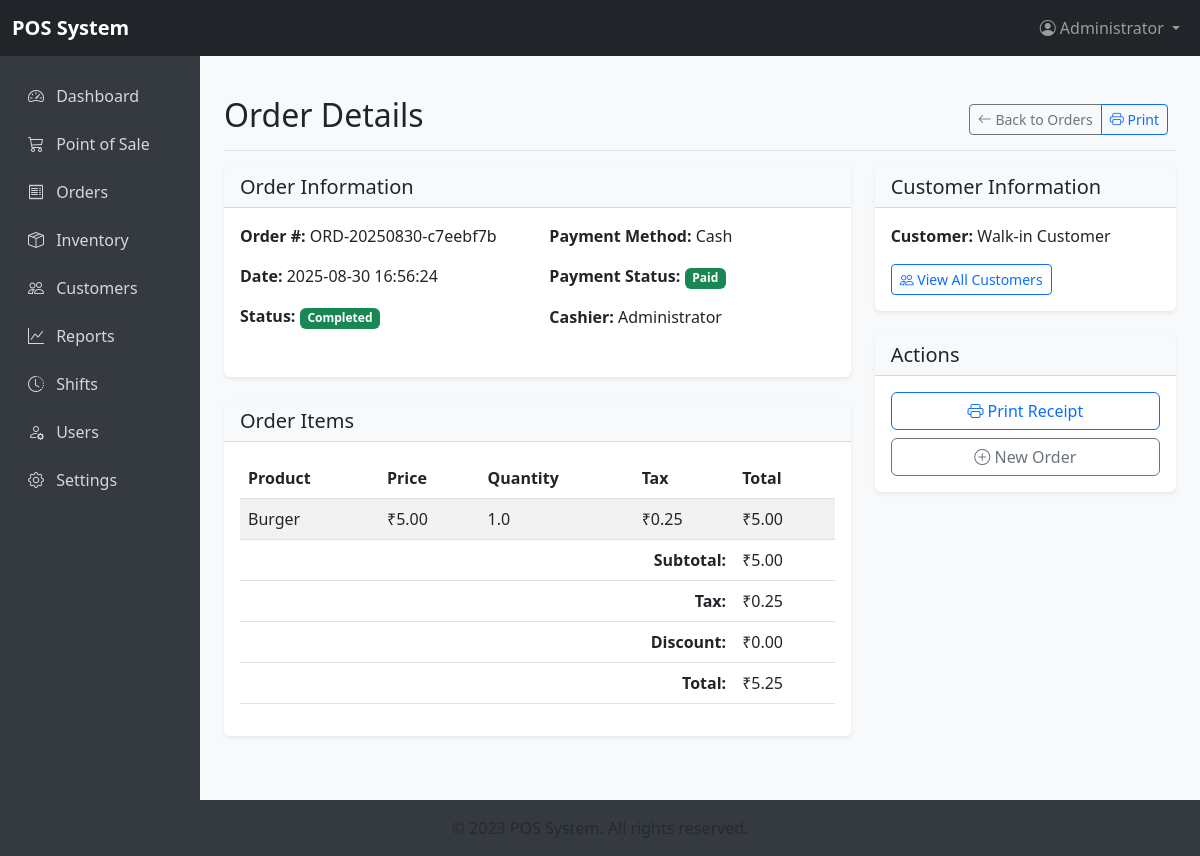
The app's page /orders/2 (signed in) with its own data.
### tables this page shows
CREATE TABLE users (
        id INTEGER PRIMARY KEY AUTOINCREMENT,
        username TEXT UNIQUE NOT NULL,
        password TEXT NOT NULL,
        role TEXT NOT NULL,
        name TEXT,
        email TEXT,
        phone TEXT,
        active INTEGER DEFAULT 1
    );

CREATE TABLE orders (
        id INTEGER PRIMARY KEY AUTOINCREMENT,
        order_number TEXT UNIQUE NOT NULL,
        user_id INTEGER,
        customer_id INTEGER,
        table_id INTEGER,
        status TEXT DEFAULT 'pending',
        order_date TEXT NOT NULL,
        total_amount REAL NOT NULL,
        tax_amount REAL DEFAULT 0,
        discount_amount REAL DEFAULT 0,
        payment_method TEXT,
        payment_status TEXT DEFAULT 'pending',
        notes TEXT,
        FOREIGN KEY (user_id) REFERENCES users(id),
        FOREIGN KEY (customer_id) REFERENCES customers(id)
    );

CREATE TABLE order_items (
        id INTEGER PRIMARY KEY AUTOINCREMENT,
        order_id INTEGER,
        product_id INTEGER,
        quantity REAL NOT NULL,
        price REAL NOT NULL,
        tax_rate REAL DEFAULT 0,
        discount REAL DEFAULT 0,
        notes TEXT,
        FOREIGN KEY (order_id) REFERENCES orders(id),
        FOREIGN KEY (product_id) REFERENCES products(id)
    );

CREATE TABLE products (
        id INTEGER PRIMARY KEY AUTOINCREMENT,
        name TEXT NOT NULL,
        description TEXT,
        category_id INTEGER,
        price REAL NOT NULL,
        cost_price REAL,
        barcode TEXT,
        stock INTEGER DEFAULT 0,
        min_stock INTEGER DEFAULT 0,
        image BLOB,
        active INTEGER DEFAULT 1,
        tax_rate REAL DEFAULT 0,
        FOREIGN KEY (category_id) REFERENCES categories(id)
    );

### flaskApp/app.py (the view)
@app.route('/orders/<int:order_id>')
@login_required
def order_detail(order_id):
    conn = get_db_connection()
    order = conn.execute("""
    SELECT o.*, c.name as customer_name, u.name as user_name
    FROM orders o
    LEFT JOIN customers c ON o.customer_id = c.id
    LEFT JOIN users u ON o.user_id = u.id
    WHERE o.id = ?
    """, (order_id,)).fetchone()
    if not order:
        conn.close()
        flash('Order not found', 'danger')
        return redirect(url_for('orders'))
    order_items = conn.execute("""
    SELECT oi.*, p.name as product_name
    FROM order_items oi
    JOIN products p ON oi.product_id = p.id
    WHERE oi.order_id = ?
    """, (order_id,)).fetchall()
    conn.close()
    return render_template('order_detail.html', order=order, order_items=order_items)

### flaskApp/app.py (called while the page is built)
def get_db_connection():
    conn = sqlite3.connect(DB_PATH)
    conn.row_factory = sqlite3.Row
    return conn

def login_required(f):
    @wraps(f)
    def decorated_function(*args, **kwargs):
        if 'user_id' not in session:
            return redirect(url_for('login'))
        return f(*args, **kwargs)
    return decorated_function

### flaskApp/templates/order_detail.html (shortened to what this page needs)
{% extends "base.html" %}
{% block content %}
<div class="d-flex justify-content-between flex-wrap flex-md-nowrap align-items-center pt-3 pb-2 mb-3 border-bottom">
    <h1 class="h2">Order Details</h1>
    <div class="btn-toolbar mb-2 mb-md-0">
        <div class="btn-group me-2">
            <a href="{{ url_for('orders') }}" class="btn btn-sm btn-outline-secondary">
                <i class="bi bi-arrow-left"></i> Back to Orders
            </a>
            <button class="btn btn-sm btn-outline-primary" onclick="window.print()">
                <i class="bi bi-printer"></i> Print
            </button>
        </div>
    </div>
</div>
<div class="row">
    <div class="col-md-8">
        <div class="card mb-4">
            <div class="card-header">
                <h5 class="mb-0">Order Information</h5>
            </div>
            <div class="card-body">
                <div class="row mb-3">
                    <div class="col-md-6">
                        <p><strong>Order #:</strong> {{ order.order_number }}</p>
                        <p><strong>Date:</strong> {{ order.order_date }}</p>
                        <p><strong>Status:</strong>
                            <span class="badge bg-{{ 'success' if order.status == 'completed' else 'warning' if order.status == 'pending' else 'danger' }}">
                                {{ order.status|title }}
                            </span>
                        </p>
                    </div>
                    <div class="col-md-6">
                        <p><strong>Payment Method:</strong> {{ order.payment_method or 'N/A' }}</p>
                        <p><strong>Payment Status:</strong>
                            <span class="badge bg-{{ 'success' if order.payment_status == 'paid' else 'warning' if order.payment_status == 'pending' else 'danger' }}">
                                {{ order.payment_status|title }}
                            </span>
                        </p>
                        <p><strong>Cashier:</strong> {{ order.user_name }}</p>
                    </div>
                </div>
            </div>
        </div>
        <div class="card">
            <div class="card-header">
                <h5 class="mb-0">Order Items</h5>
            </div>
            <div class="card-body">
                <div class="table-responsive">
                    <table class="table table-striped">
                        <thead>
                            <tr>
                                <th>Product</th>
                                <th>Price</th>
                                <th>Quantity</th>
                                <th>Tax</th>
                                <th>Total</th>
                            </tr>
                        </thead>
                        <tbody>
                            {% for item in order_items %}
                            <tr>
                                <td>{{ item.product_name }}</td>
                                <td>₹{{ "%.2f"|format(item.price) }}</td>
                                <td>{{ item.quantity }}</td>
                                <td>₹{{ "%.2f"|format(item.price * item.quantity * item.tax_rate / 100) }}</td>
                                <td>₹{{ "%.2f"|format(item.price * item.quantity) }}</td>
                            </tr>
                            {% else %}
                            <tr>
                                <td colspan="5" class="text-center">No items found</td>
                            </tr>
                            {% endfor %}
                        </tbody>
                        <tfoot>
                            <tr>
                                <td colspan="4" class="text-end"><strong>Subtotal:</strong></td>
                                <td>₹{{ "%.2f"|format(order.total_amount - order.tax_amount - order.discount_amount) }}</td>
                            </tr>
                            <tr>
                                <td colspan="4" class="text-end"><strong>Tax:</strong></td>
                                <td>₹{{ "%.2f"|format(order.tax_amount) }}</td>
                            </tr>
                            <tr>
                                <td colspan="4" class="text-end"><strong>Discount:</strong></td>
                                <td>₹{{ "%.2f"|format(order.discount_amount) }}</td>
                            </tr>
                            <tr>
                                <td colspan="4" class="text-end"><strong>Total:</strong></td>
                                <td>₹{{ "%.2f"|format(order.total_amount) }}</td>
                            </tr>
                        </tfoot>
                    </table>
                </div>
            </div>
        </div>
    </div>
    <div class="col-md-4">
        <div class="card mb-4">
            <div class="card-header">
                <h5 class="mb-0">Customer Information</h5>
            </div>
            <div class="card-body">
                {% if order.customer_name %}
                <p><strong>Name:</strong> {{ order.customer_name }}</p>
                {% else %}
                <p><strong>Customer:</strong> Walk-in Customer</p>
                {% endif %}
                <div class="mt-3">
                    <a href="{{ url_for('customers') }}" class="btn btn-sm btn-outline-primary">
                        <i class="bi bi-people"></i> View All Customers
                    </a>
                </div>
            </div>
        </div>
        <div class="card">
            <div class="card-header">
                <h5 class="mb-0">Actions</h5>
            </div>
            <div class="card-body">
                <div class="d-grid gap-2">
                    <button class="btn btn-outline-primary" onclick="window.print()">
                        <i class="bi bi-printer"></i> Print Receipt
                    </button>
                    <a href="{{ url_for('pos') }}" class="btn btn-outline-secondary">
                        <i class="bi bi-plus-circle"></i> New Order
                    </a>
                </div>
            </div>
        </div>
    </div>
</div>
{% endblock %}

### flaskApp/templates/base.html (shortened to what this page needs)
<!DOCTYPE html>
<html lang="en">
<head>
    <link href="https://cdn.jsdelivr.net/npm/bootstrap@5.3.0/dist/css/bootstrap.min.css" rel="stylesheet">
    <link rel="stylesheet" href="https://cdn.jsdelivr.net/npm/bootstrap-icons@1.10.0/font/bootstrap-icons.css">
</head>
<body>
    <nav class="navbar navbar-expand-lg navbar-dark bg-dark">
        <div class="container-fluid">
            <a class="navbar-brand" href="{{ url_for('dashboard') }}">POS System</a>
            <div class="navbar-nav ms-auto">
                {% if session.user_id %}
                <div class="nav-item dropdown">
                    <a class="nav-link dropdown-toggle" href="#" id="navbarDropdown" role="button" data-bs-toggle="dropdown" aria-expanded="false">
                        <i class="bi bi-person-circle"></i> {{ session.name }}
                    </a>
                </div>
                {% endif %}
            </div>
        </div>
    </nav>
    <div class="container-fluid">
        <div class="row">
            <nav class="col-md-3 col-lg-2 d-md-block sidebar collapse" id="sidebar">
                <div class="position-sticky pt-3">
                    <ul class="nav flex-column">
                        <li class="nav-item">
                            <a class="nav-link {% if request.endpoint == 'dashboard' %}active{% endif %}" href="{{ url_for('dashboard') }}">
                                <i class="bi bi-speedometer2"></i> Dashboard
                            </a>
                        </li>
                        <li class="nav-item">
                            <a class="nav-link {% if request.endpoint == 'pos' %}active{% endif %}" href="{{ url_for('pos') }}">
                                <i class="bi bi-cart3"></i> Point of Sale
                            </a>
                        </li>
                        <li class="nav-item">
                            <a class="nav-link {% if request.endpoint == 'orders' %}active{% endif %}" href="{{ url_for('orders') }}">
                                <i class="bi bi-receipt"></i> Orders
                            </a>
                        </li>
                        {% if session.role in ['admin', 'manager'] %}
                        <li class="nav-item">
                            <a class="nav-link {% if request.endpoint == 'inventory' %}active{% endif %}" href="{{ url_for('inventory') }}">
                                <i class="bi bi-box-seam"></i> Inventory
                            </a>
                        </li>
                        <li class="nav-item">
                            <a class="nav-link {% if request.endpoint == 'customers' %}active{% endif %}" href="{{ url_for('customers') }}">
                                <i class="bi bi-people"></i> Customers
                            </a>
                        </li>
                        <li class="nav-item">
                            <a class="nav-link {% if request.endpoint == 'reports' %}active{% endif %}" href="{{ url_for('reports') }}">
                                <i class="bi bi-graph-up"></i> Reports
                            </a>
                        </li>
                        {% endif %}
                        <li class="nav-item">
                            <a class="nav-link {% if request.endpoint == 'shifts' %}active{% endif %}" href="{{ url_for('shifts') }}">
                                <i class="bi bi-clock-history"></i> Shifts
                            </a>
                        </li>
                        {% if session.role == 'admin' %}
                        <li class="nav-item">
                            <a class="nav-link {% if request.endpoint == 'users' %}active{% endif %}" href="{{ url_for('users') }}">
                                <i class="bi bi-person-gear"></i> Users
                            </a>
                        </li>
                        <li class="nav-item">
                            <a class="nav-link {% if request.endpoint == 'settings' %}active{% endif %}" href="{{ url_for('settings') }}">
                                <i class="bi bi-gear"></i> Settings
                            </a>
                        </li>
                        {% endif %}
                    </ul>
                </div>
            </nav>
            <main class="col-md-9 ms-sm-auto col-lg-10 px-md-4 content">
                {% block content %}{% endblock %}
            </main>
        </div>
    </div>
    <footer class="footer mt-auto py-3">
        <div class="container text-center">
            <span class="text-muted">© 2023 POS System. All rights reserved.</span>
        </div>
    </footer>
</body>
</html>

### flaskApp/templates/base.html (style rules this page uses)
body { font-family: 'Segoe UI', Tahoma, Geneva, Verdana, sans-serif; background-color: #f8f9fa; }
.navbar-brand { font-weight: bold; }
.sidebar { min-height: calc(100vh - 56px); background-color: #343a40; color: white; }
.sidebar .nav-link { color: rgba(255, 255, 255, 0.8); padding: 0.75rem 1rem; }
.sidebar .nav-link i { margin-right: 0.5rem; }
.content { padding: 1.5rem; }
.card { border: none; box-shadow: 0 0.125rem 0.25rem rgba(0, 0, 0, 0.075); margin-bottom: 1.5rem; }
.card-header { background-color: #f8f9fa; border-bottom: 1px solid rgba(0, 0, 0, 0.125); font-weight: 600; }
.table th { border-top: none; }
.footer { background-color: #343a40; color: white; padding: 1rem 0; margin-top: auto; }

### records on screen
users: name "Administrator", user_name "Administrator"
orders: order_number "ORD-20250830-c7eebf7b", order_date "2025-08-30 16:56:24", status "Completed", payment_method "Cash", payment_status "Paid", total_amount+tax_amount+discount_amount "5.00", tax_amount "0.25", discount_amount "0.00", total_amount "5.25"
order_items: product_name "Burger", price "5.00", quantity "1.0", item.price*item.quantity*item.tax_rate/100 "0.25", item.price*item.quantity "5.00"
